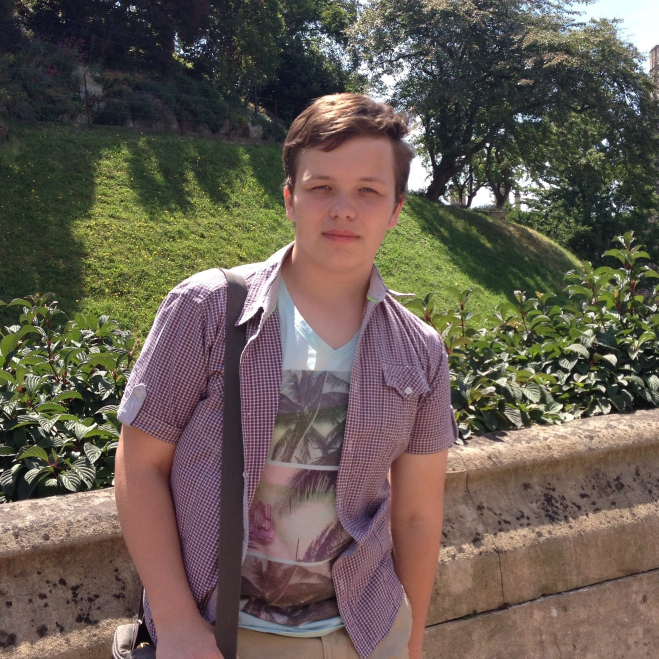
#> input picture visual/imageSources/test_image.jpg, 1975 x 1975 px (shown at 1/3 size)
$ python faceProcess.py
#> lines starting #> are read from the running program, lines starting #| are printed output that depends on the picture; after the words box and inside, x2 and y2 are one past the last pixel; in counts of white or black regions, pixels touching at a corner belong together
# coding=utf-8
import numpy as np
import cv2
import os
from PIL import Image
BORDER_PLACE_SIZE = 1120
BORDER_PADDING = 40
TEXT_PADDING = 250
COUNTER = 0
def findFaces(imagePath, imageDebug=False):
    """
    find faces on photo given by input path and returns number of detected faces.
    :param imagePath: path to image
    :param imageDebug: if True, open image with detected faces in detached window
    :return:
    """
#> called with imagePath = './imageSources/test_image.jpg', imageDebug = False
    face_cascade = cv2.CascadeClassifier(r'./cascades/haarcascade_frontalface_default.xml')

    img = cv2.imread(imagePath)
#> img is the input picture: shape (1975, 1975, 3); mean B, G, R 82.4, 92.2, 102.6
    gray = cv2.cvtColor(img, cv2.COLOR_BGR2GRAY)
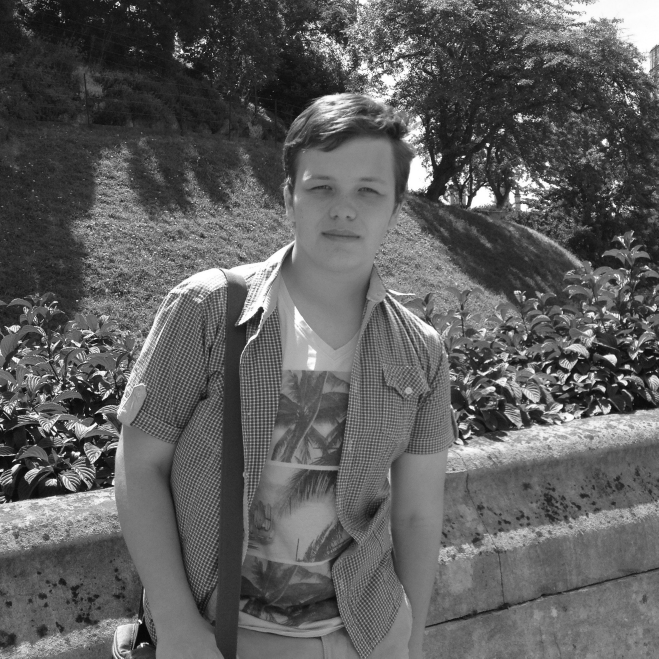
#> gray: shape (1975, 1975) (shown at 1/3 size); min 0, max 255, mean 94.2
    faces = face_cascade.detectMultiScale(gray, 1.3, 5)
#> faces = [[836, 430, 380, 380]]

    if imageDebug:
        for (x, y, w, h) in faces:
            cv2.rectangle(img, (x, y), (x + w, y + h), (255, 0, 0), 2)

        res = cv2.resize(img, None, fx=0.4, fy=0.4, interpolation=cv2.INTER_CUBIC)
        cv2.imshow('detection', res)
        cv2.waitKey(0)
        cv2.destroyAllWindows()

    return len(faces)


def addBorder(imagePath, name, code, dstPath="./playerImages/", imageDebug=False):
#> called with imagePath = './imageSources/test_image.jpg', name = 'test_photo_result.jpg', code = '1234-5678', dstPath = './playerImages/', imageDebug = True
    if not os.path.exists(imagePath):
        print(imagePath)
        raise Exception("No such file in directory")
    img = cv2.imread(imagePath)
    borderImage = cv2.imread(r"./imageSources/ramka.png")
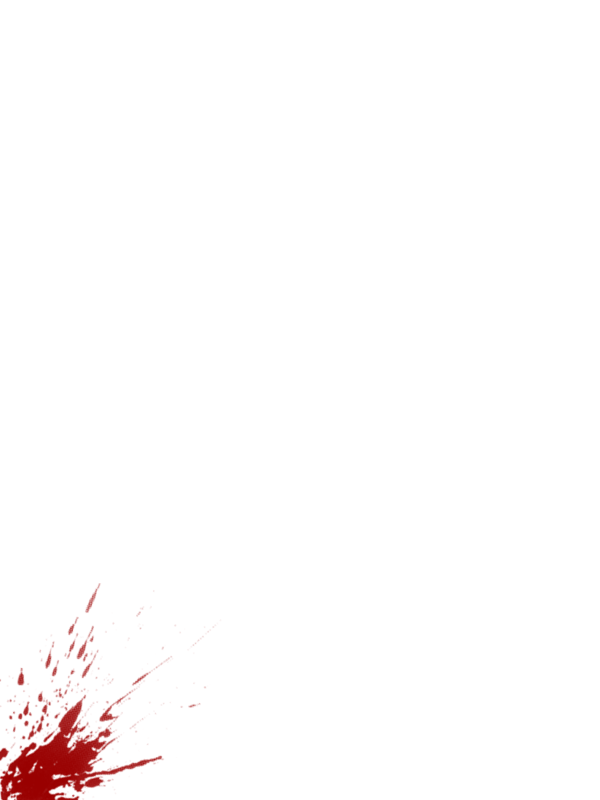
#> input picture visual/imageSources/ramka.png, 1200 x 1600 px (shown at 1/2 size)
#> borderImage is the input picture: shape (1600, 1200, 3); mean B, G, R 251.9, 251.9, 253.8
    if imageDebug:
        cv2.imshow('border', cv2.resize(borderImage, None, fx=0.5, fy=0.5))
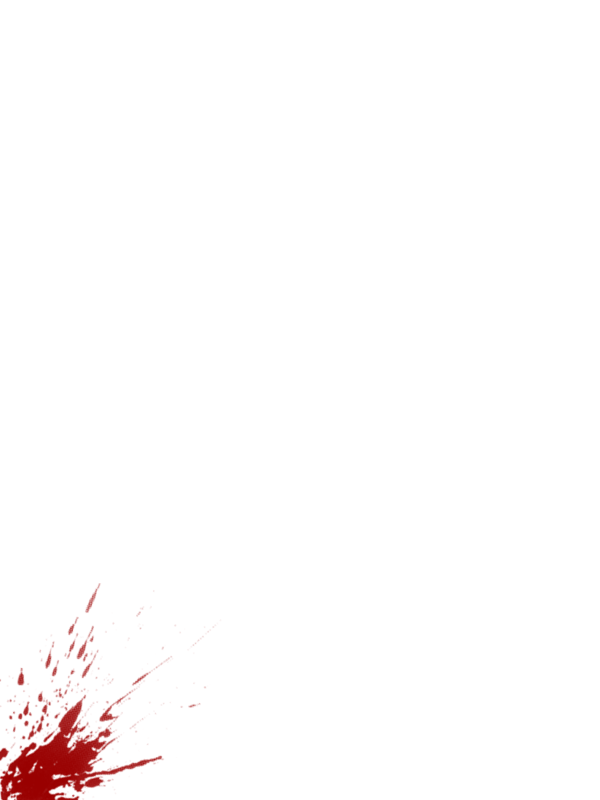
#> window 'border': shape (800, 600, 3); mean B, G, R 251.9, 251.9, 253.8
    # [4 lines of commented-out code are left out]

    freePlace = borderImage[BORDER_PADDING:BORDER_PLACE_SIZE + BORDER_PADDING,
                BORDER_PADDING:BORDER_PLACE_SIZE + BORDER_PADDING]
#> freePlace: shape (1120, 1120, 3); every value is 255
    if imageDebug:
        cv2.imshow('inside', cv2.resize(freePlace, None, fx=0.5, fy=0.5))

    k = float(BORDER_PLACE_SIZE) / min(img.shape[:2])
#> k = 0.567
    img = cv2.resize(img, None, fx=k, fy=k)
#> img: shape (1120, 1120, 3)

    if imageDebug:
        cv2.imshow('image before cut', cv2.resize(img, None, fx=0.5, fy=0.5))
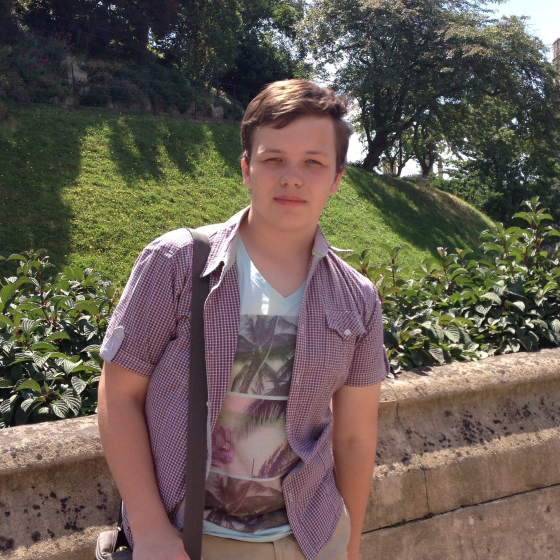
#> window 'image before cut': shape (560, 560, 3); mean B, G, R 82.4, 92.2, 102.6
    if img.shape[0] != img.shape[1]:
        borderCutSize = (max(img.shape[0], img.shape[1]) - BORDER_PLACE_SIZE) / 2
        img = img[borderCutSize:BORDER_PLACE_SIZE + borderCutSize] \
            if img.shape[0] > img.shape[1] \
            else img[:, borderCutSize:BORDER_PLACE_SIZE + borderCutSize]
    if imageDebug:
        cv2.imshow('image after cut', cv2.resize(img, None, fx=0.5, fy=0.5))
    borderImage[BORDER_PADDING:BORDER_PLACE_SIZE + BORDER_PADDING,
    BORDER_PADDING:BORDER_PLACE_SIZE + BORDER_PADDING] = img
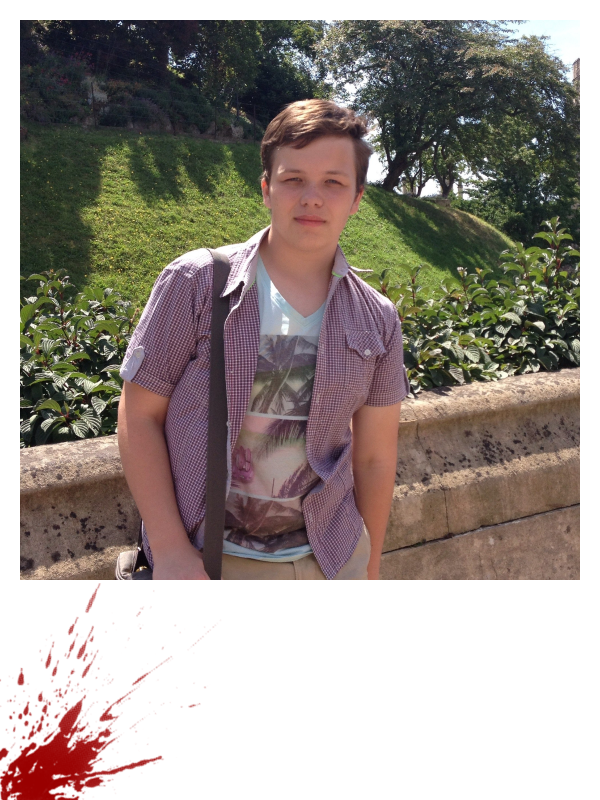
#> borderImage: shape (1600, 1200, 3) (shown at 1/2 size); mean B, G, R 139.1, 145.5, 154.1

    cv2.putText(borderImage, "ID: " + str(code), (TEXT_PADDING, 1400), cv2.FONT_HERSHEY_SIMPLEX, 3, (0, 0, 0), 5)
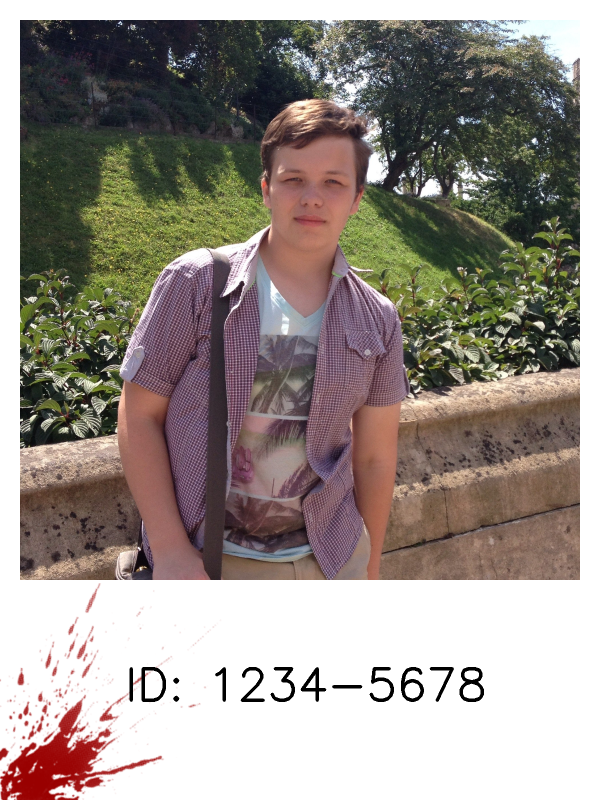
#> borderImage: shape (1600, 1200, 3) (shown at 1/2 size); 0.57% of pixels changed, all inside (x1, y1, x2, y2) = (259, 1334, 968, 1404)

    if imageDebug:
        cv2.imshow('result', cv2.resize(borderImage, None, fx=0.5, fy=0.5))
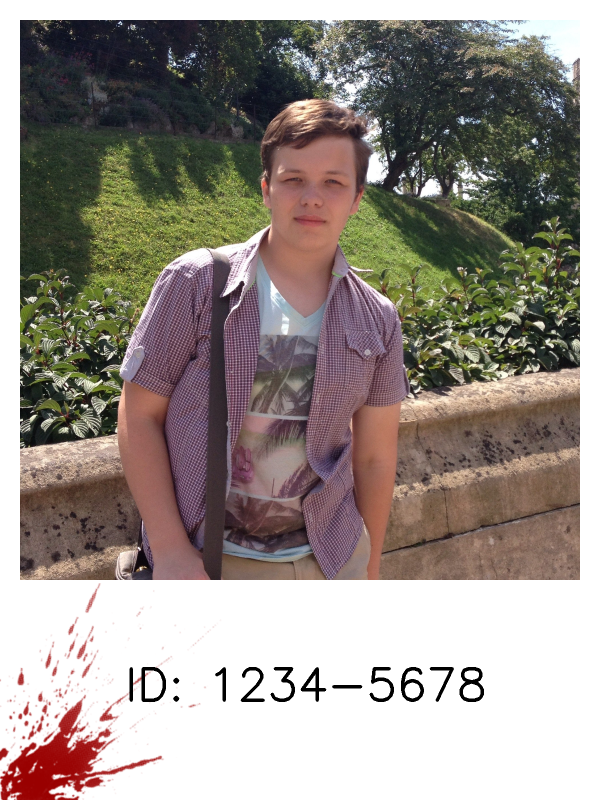
#> window 'result': shape (800, 600, 3); mean B, G, R 137.7, 144.1, 152.8
    cv2.waitKey(0)
    cv2.destroyAllWindows()
    cv2.imwrite(name, borderImage)
    if os.path.exists(dstPath + name):
        os.remove(dstPath + "/" + name)
    os.rename("./" + name, dstPath + "/" + name)
#> (the run stopped early here; a loop or call above may not have finished)
